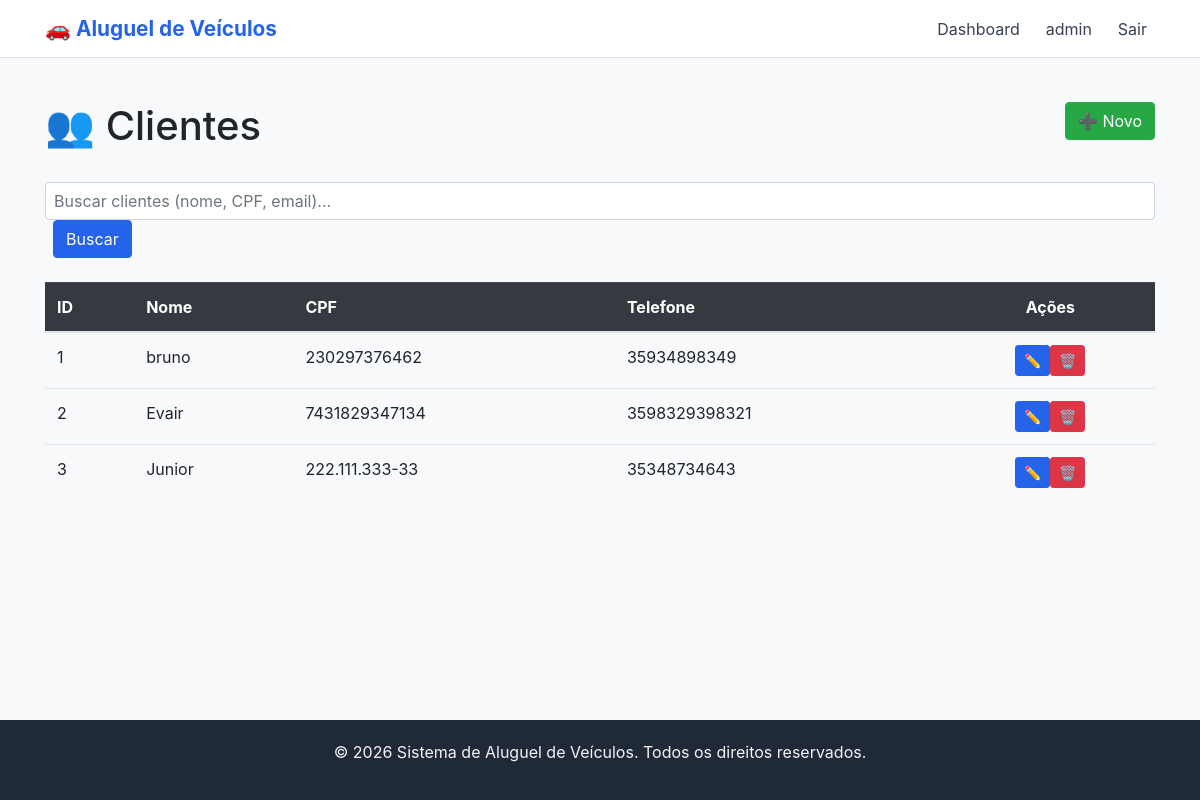
The page /portal/clientes/ (signed in) on the database as committed earlier.
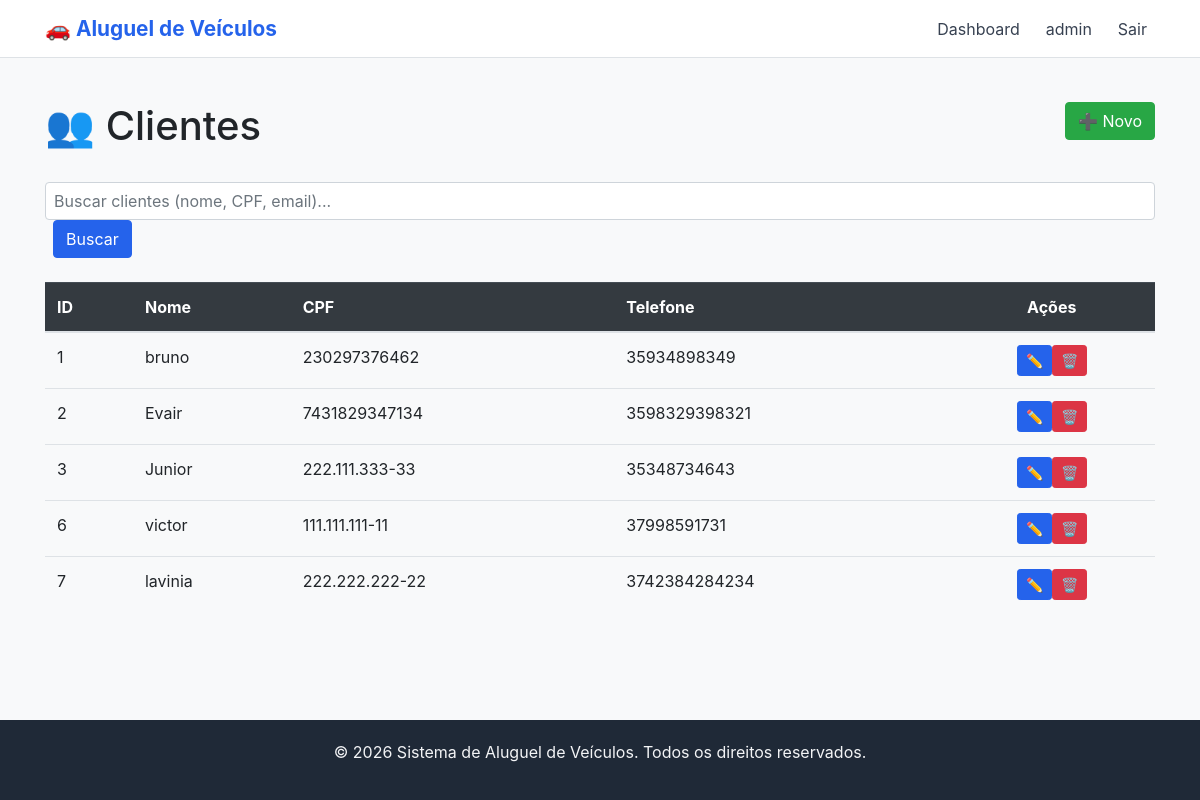
The same page on the database as committed later.
### core/models.py (models this page shows, shortened)
class Cliente(models.Model):
    nome = models.CharField(max_length=150)
    cpf = models.CharField(max_length=14, unique=True)
    cnh = models.CharField(max_length=20, unique=True)
    email = models.EmailField(unique=True)
    telefone = models.CharField(max_length=20)
    data_nascimento = models.DateField()
    class Meta:
        verbose_name = "Cliente"
        verbose_name_plural = "Clientes"

### core/views.py (the view)
# urls.py: path('portal/clientes/', ClienteListView.as_view(), name='cliente-list'),
class ClienteListView(LoginRequiredMixin, SearchMixin, ListView):
    model = Cliente
    template_name = 'portal/cliente_list.html'
    context_object_name = 'clientes'
    paginate_by = 10
    login_url = 'login'
    search_fields = ['nome', 'cpf', 'email']

### core/views.py (called while the page is built)
    def get_queryset(self):
        queryset = super().get_queryset()
        query = self.request.GET.get('q')
        if query and self.search_fields:
            q_objects = Q()
            for field in self.search_fields:
                q_objects |= Q(**{f"{field}__icontains": query})
            queryset = queryset.filter(q_objects)
        return queryset

    def get_context_data(self, **kwargs):
        context = super().get_context_data(**kwargs)
        context['search_query'] = self.request.GET.get('q', '')
        return context

### templates/portal/cliente_list.html (shortened to what this page needs)
{% extends "base.html" %}
{% block content %}
<div class="mt-4"><div class="row mb-4"><div class="col-md-8"><h1>👥 Clientes</h1></div><div class="col-md-4 text-right"><a href="{% url 'cliente-create' %}" class="btn btn-success">➕ Novo</a></div></div>
<div class="row mb-4"><div class="col-md-12"><form method="get"><input type="text" name="q" class="form-control" placeholder="Buscar clientes (nome, CPF, email)..." value="{{ search_query }}" style="width: 100%; padding: 8px;"><button type="submit" class="btn btn-primary ml-2" style="margin-left: 10px;">Buscar</button>{% if search_query %}<a href="{% url 'cliente-list' %}" class="btn btn-secondary ml-2" style="margin-left: 10px;">Limpar</a>{% endif %}</form></div></div>
<table class="table"><thead class="table-dark"><tr><th>ID</th><th>Nome</th><th>CPF</th><th>Telefone</th><th class="text-center">Ações</th></tr></thead><tbody>{% for cliente in clientes %}<tr><td>{{ cliente.pk }}</td><td>{{ cliente.nome }}</td><td>{{ cliente.cpf }}</td><td>{{ cliente.telefone }}</td><td class="text-center"><a href="{% url 'cliente-update' cliente.pk %}" class="btn btn-sm btn-primary">✏️</a><a href="{% url 'cliente-delete' cliente.pk %}" class="btn btn-sm btn-danger">🗑️</a></td></tr>{% endfor %}</tbody></table>
</div>
{% endblock %}

Rows that differ between the two databases and show on the page:
added Cliente: pk "6", nome "victor", cpf "111.111.111-11", telefone "37998591731"
added Cliente: pk "7", nome "lavinia", cpf "222.222.222-22", telefone "3742384284234"
